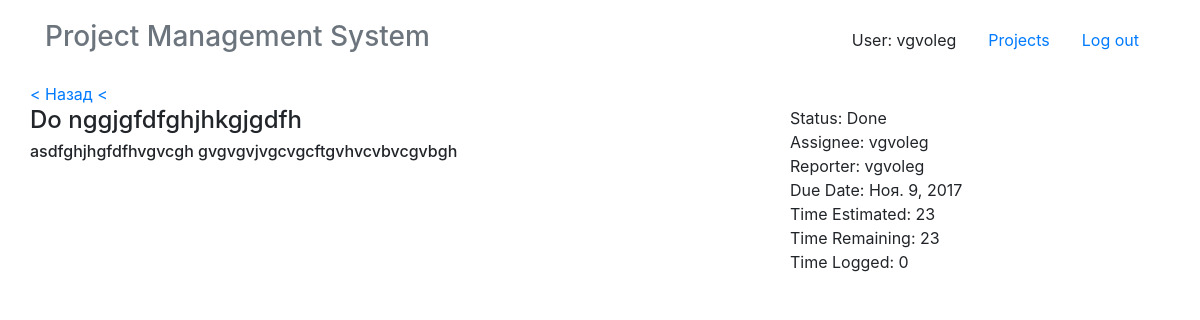
The page /project/1/ticket/2 (signed in) on the database as committed earlier.
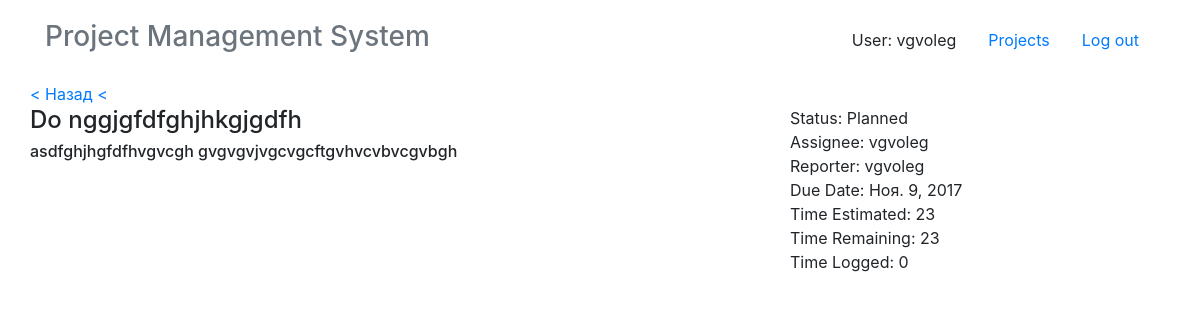
The same page on the database as committed later.
### app/models.py (models this page shows, shortened)
class Ticket(models.Model):
    title = models.CharField(max_length=40)
    description = models.TextField()
    project = models.ForeignKey(Project, on_delete=models.CASCADE)
    assignee = models.ForeignKey(User, related_name='assignee', blank=True, null=True)
    reporter = models.ForeignKey(User, related_name='reporter')
    status = models.ForeignKey(TicketStatus, on_delete=models.PROTECT, blank=True, null=True)
    created_date = models.DateField(auto_now_add=True)
    due_date = models.DateField()
    time_estimated = models.IntegerField()
    time_remaining = models.IntegerField(blank=True)
    time_logged = models.IntegerField(default=0)
    objects = TicketManager()
    def get_status(self):
        return self.status
    def get_assignee(self):
        return self.assignee
    def get_time_remaining(self):
        return self.time_remaining

class TicketStatus(models.Model):
    title = models.CharField(max_length=20)
    def __str__(self):
        return self.title

### app/views.py (the view, shortened to what this page needs)
# urls.py: url(r'^project/(?P<project_id>[0-9]+)/ticket/(?P<ticket_id>[0-9]+)', TicketView.as_view(), name='ticket'),
class TicketView(AccessToProjectMixin, MultiFormsView):
    template_name = "app/ticket_template.html"
    form_classes = {'status': TicketStatusForm,
                    'assignee_manager': TicketAssigneeFormManager,
                    'assignee_user': TicketAssigneeFormDeveloper,
                    'time_remaining': TicketTimeRemainingForm,
                    'time_logged': TicketTimeLoggedForm}
    success_url = '/'
    def get_form_kwargs(self, form_name, bind_form=False):
        kw = super(TicketView, self).get_form_kwargs(form_name, bind_form=bind_form)
        if form_name == 'assignee_manager':
            kw['project_id'] = self.kwargs['project_id']
        elif form_name == 'assignee_user':
            kw.update({
                'user': self.request.user,
                'project_id': self.kwargs['project_id']})
        return kw
    def get_context_data(self, **kwargs):
        context = super(TicketView, self).get_context_data(**kwargs)
        ticket_id = self.kwargs['ticket_id']
        project_id = self.kwargs['project_id']
        context['ticket'] = Ticket.objects.get(id=ticket_id)
        context['project'] = Project.objects.get(id=project_id)
        return context
    def get_status_initial(self):
        return {'status': Ticket.objects.get(id=self.kwargs['ticket_id']).get_status()}
    def get_assignee_manager_initial(self):
        return {'assignee': Ticket.objects.get(id=self.kwargs['ticket_id']).get_assignee()}
    def get_time_remaining_initial(self):
        return {'time_remaining': Ticket.objects.get(id=self.kwargs['ticket_id']).get_time_remaining()}
    def get_time_logged_initial(self):
        return {'time_logged': 0}

### app/models.py (called while the page is built)
    @staticmethod
    def is_user_associated(user, project_id):
        project = Project.objects.get(id=project_id)
        return user in project.manager.all() or user in project.developers.all()

### app/view/generic/multiform.py (called while the page is built)
    def get_form_classes(self):
        return self.form_classes

    def get_forms(self, form_classes, form_names=None, bind_all=False):
        return dict([(key, self._create_form(key, klass, (form_names and key in form_names) or bind_all)) \
                     for key, klass in form_classes.items()])

    def get_form_kwargs(self, form_name, bind_form=False):
        kwargs = {}
        kwargs.update({'initial': self.get_initial(form_name)})
        kwargs.update({'prefix': self.get_prefix(form_name)})
        if bind_form:
            kwargs.update(self._bind_form_data())
        return kwargs

    def get_initial(self, form_name):
        initial_method = 'get_%s_initial' % form_name
        if hasattr(self, initial_method):
            return getattr(self, initial_method)()
        else:
            return self.initial.copy()

    def get_prefix(self, form_name):
        return self.prefixes.get(form_name, self.prefix)

### app/templates/app/ticket_template.html (shortened to what this page needs)
{% extends "base.html" %}
{% block content %}
<div class="container">
    <div class="row">
        <div class="col-sm-8">
            <div class="row">
                <a href="{% url  'project' project_id=project.id %}">< Назад <</a>
            </div>
        </div>
    </div>
    <div class="row">
        <div class="col-sm-8">
            <div class="row">
                <h4>{{ticket.title}}</h4>
            </div>
            <div class="row">
                <h6>{{ticket.description}}</h6>
            </div>
        </div>
        <div class="col-sm-4">
            <div class="row">
                <a data-toggle="modal" data-target="#updateStatusModal">Status: {{ticket.status}}</a>
            </div>
            <div class="row">
                <a data-toggle="modal" data-target="#updateAssigneeModal">Assignee: {{ticket.assignee}}</a>
            </div>
            <div class="row">
                Reporter: {{ticket.reporter}}
            </div>
            <div class="row">
                Due Date: {{ticket.due_date}}
            </div>
            <div class="row">
                Time Estimated: {{ticket.time_estimated}}
            </div>
            <div class="row">
                <a data-toggle="modal" data-target="#updateRemainingTimeModal">Time Remaining: {{ticket.time_remaining}}</a>
            </div>
            <div class="row">
                <a data-toggle="modal" data-target="#updateLoggedTimeModal">Time Logged: {{ticket.time_logged}}</a>
            </div>
        </div>
    </div>
</div>
{% endblock %}

Rows that differ between the two databases and show on the page:
changed Ticket "Do nggjgfdfghjhkgjgdfh": status "Done" → "Planned"
